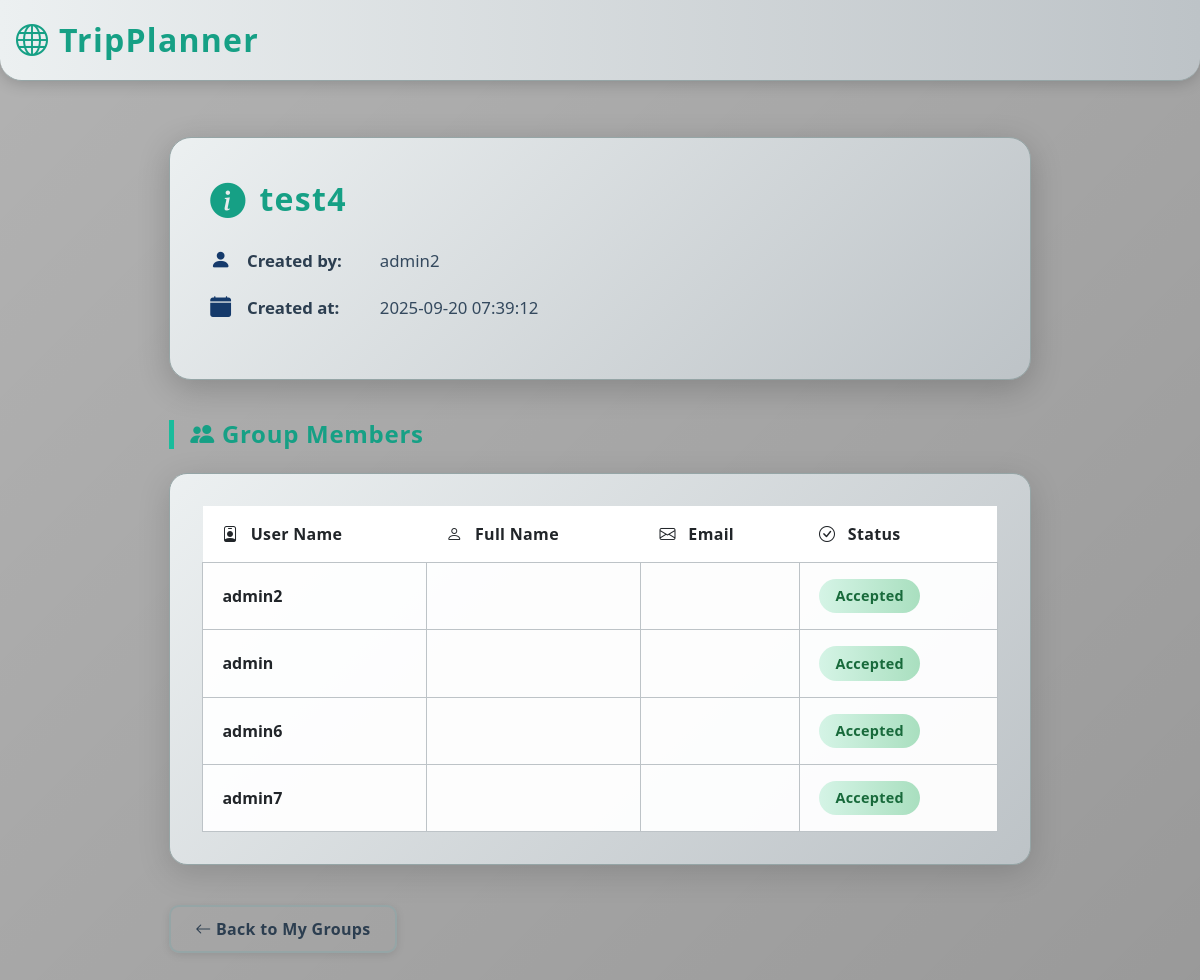
Page /group_info.php?group_id=18 (signed in) on the committed database.
### tables this page shows
CREATE TABLE `groups` (
  `id` int(11) NOT NULL,
  `group_name` varchar(100) NOT NULL,
  `creator` varchar(50) NOT NULL,
  `created_at` timestamp NOT NULL DEFAULT current_timestamp(),
  `country` varchar(100) DEFAULT NULL,
  `currency` varchar(50) DEFAULT NULL
);

CREATE TABLE `group_members` (
  `id` int(11) NOT NULL,
  `group_id` int(11) NOT NULL,
  `user_name` varchar(50) NOT NULL,
  `email` varchar(100) DEFAULT NULL,
  `full_name` varchar(100) DEFAULT NULL,
  `status` varchar(20) DEFAULT 'invited'
);

### group_info.php (the view, shortened to what this page needs)
 <?php
require_once 'db_connect.php';
$group_id = intval($_GET['group_id']);
$stmt = $conn->prepare('SELECT group_name, creator, created_at FROM groups WHERE id = ?');
$stmt->bind_param('i', $group_id);
$stmt->execute();
$stmt->bind_result($group_name, $creator, $created_at);
$memStmt = $conn->prepare('SELECT user_name, email, full_name, status FROM group_members WHERE group_id = ?');
$memStmt->bind_param('i', $group_id);
$memStmt->execute();
$memStmt->bind_result($user_name, $email, $full_name, $status);
$members = [];
while ($memStmt->fetch()) {
    $members[] = [
        'user_name' => $user_name,
        'email' => $email,
        'full_name' => $full_name,
        'status' => $status
    ];
}
?>
<!DOCTYPE html>
<html lang="en">
<head>
    <link href="https://cdn.jsdelivr.net/npm/bootstrap@5.3.0/dist/css/bootstrap.min.css" rel="stylesheet">
    <link href="https://cdn.jsdelivr.net/npm/bootstrap-icons@1.10.5/font/bootstrap-icons.css" rel="stylesheet">
</head>
<body>
    <nav class="navbar">
        <div class="container-fluid px-3">
            <a class="navbar-brand" href="dashboard.php"><i class="bi bi-globe"></i> TripPlanner</a>
        </div>
    </nav>
    <div class="container py-4">
    <div class="page-header">
        <h2><i class="bi bi-info-circle-fill"></i> <?php echo htmlspecialchars($group_name); ?></h2>
        <div class="info-row">
            <i class="bi bi-person-fill"></i>
            <strong>Created by:</strong>
            <span><?php echo htmlspecialchars($creator); ?></span>
        </div>
        <div class="info-row">
            <i class="bi bi-calendar-fill"></i>
            <strong>Created at:</strong>
            <span><?php echo htmlspecialchars($created_at); ?></span>
        </div>
    </div>
    <h3 class="block-title"><i class="bi bi-people-fill"></i> Group Members</h3>
    <?php if (count($members) > 0): ?>
        <div class="table-container">
            <div class="table-responsive">
                <table class="table">
                    <thead>
                        <tr>
                            <th><i class="bi bi-person-badge"></i> User Name</th>
                            <th><i class="bi bi-person"></i> Full Name</th>
                            <th><i class="bi bi-envelope"></i> Email</th>
                            <th><i class="bi bi-check-circle"></i> Status</th>
                        </tr>
                    </thead>
                    <tbody>
                        <?php foreach ($members as $m): ?>
                            <tr>
                                <td><strong><?php echo htmlspecialchars($m['user_name']); ?></strong></td>
                                <td><?php echo htmlspecialchars($m['full_name']); ?></td>
                                <td><?php echo htmlspecialchars($m['email']); ?></td>
                                <td>
                                    <?php
                                        if ($m['status'] === 'accepted') {
                                            echo '<span class="status-badge status-accepted">' . htmlspecialchars($m['status']) . '</span>';
                                        } elseif ($m['status'] === 'invited') {
                                            echo '<span class="status-badge status-invited">' . htmlspecialchars($m['status']) . '</span>';
                                        } else {
                                            echo '<span class="status-badge status-other">' . htmlspecialchars($m['status']) . '</span>';
                                        }
                                    ?>
                                </td>
                            </tr>
                        <?php endforeach; ?>
                    </tbody>
                </table>
            </div>
        </div>
    <?php endif; ?>
    <div class="button-group">
        <a href="group.php" class="btn btn-outline-secondary"><i class="bi bi-arrow-left"></i> Back to My Groups</a>
    </div>
</div>
</body>
</html>

### group_info.php (style rules this page uses)
body { background: linear-gradient(135deg, rgba(0, 0, 0, 0.3) 0%, rgba(0, 0, 0, 0.4) 100%), url('https://images.unsplash.com/photo-1506744038136-46273834b3fb?auto=format&fit=crop&w=1500&q=80') no-repeat center center fixed; background-size: cover; font-family: 'Segoe UI', 'Roboto', Arial, sans-serif; color: #2c3e50; min-height: 100vh; padding-bottom: 2rem; }
.navbar { background: linear-gradient(90deg, #ecf0f1 0%, #bdc3c7 100%); box-shadow: 0 2px 16px 0 rgba(0, 0, 0, 0.2); border-bottom: 1px solid #95a5a6; border-radius: 0 0 22px 22px; padding: 0.7rem 0; margin-bottom: 2rem; }
.navbar-brand { color: #16a085; font-weight: bold; font-size: 2rem; letter-spacing: 0.04em; }
.container { max-width: 900px; margin: 0 auto; padding: 0 1.2rem; }
.page-header { background: linear-gradient(135deg, #ecf0f1 0%, #bdc3c7 100%); border-radius: 22px; padding: 2.5rem; margin-bottom: 2.5rem; box-shadow: 0 8px 32px rgba(0, 0, 0, 0.2); border: 1px solid #95a5a6; }
.page-header h2 { color: #16a085; font-weight: 700; letter-spacing: 0.04em; margin-bottom: 1.5rem; display: flex; align-items: center; gap: 0.8rem; }
.page-header h2 i { font-size: 2.2rem; }
.info-row { display: flex; align-items: center; margin-bottom: 1rem; font-size: 1.05rem; gap: 0.8rem; }
.info-row i { color: #153a6bff; font-size: 1.3rem; min-width: 24px; }
.info-row strong { color: #2c3e50; font-weight: 600; min-width: 120px; }
.info-row span { color: #34495e; }
.block-title { font-size: 1.5rem; color: #16a085; margin-bottom: 1.5rem; margin-top: 2rem; border-left: 5px solid #1abc9c; padding-left: 1rem; font-weight: 700; letter-spacing: 0.03em; }
.table-container { background: linear-gradient(135deg, #ecf0f1 0%, #bdc3c7 100%); border-radius: 18px; padding: 2rem; margin-bottom: 2.5rem; box-shadow: 0 8px 32px rgba(0, 0, 0, 0.15); border: 1px solid #95a5a6; overflow: hidden; }
.table { margin-bottom: 0; border-collapse: collapse; }
.table thead { background: linear-gradient(90deg, #16a085 0%, #1abc9c 100%); color: #fff; }
.table thead th { border: none; padding: 1rem 1.2rem; font-weight: 700; letter-spacing: 0.02em; text-align: left; vertical-align: middle; }
.table thead th i { margin-right: 0.5rem; font-size: 1rem; }
.table tbody td { padding: 1rem 1.2rem; border: 1px solid #bdc3c7; background: rgba(255, 255, 255, 0.95); vertical-align: middle; }
.table tbody tr { transition: background 0.3s, transform 0.2s; }
.table tbody tr:last-child td { border-bottom: 1px solid #bdc3c7; }
.status-badge { display: inline-block; padding: 0.4rem 1rem; border-radius: 20px; font-weight: 600; font-size: 0.9rem; text-transform: capitalize; letter-spacing: 0.02em; }
.status-accepted { background: linear-gradient(90deg, #d5f4e6 0%, #a9dfbf 100%); color: #186a3b; }
.button-group { display: flex; gap: 1rem; margin-top: 2.5rem; flex-wrap: wrap; }
.btn { border-radius: 10px; font-weight: 600; letter-spacing: 0.02em; padding: 0.6rem 1.5rem; box-shadow: 0 2px 8px rgba(0, 0, 0, 0.1); transition: all 0.3s; border: none; }
.btn-outline-secondary { background: transparent; color: #2c3e50; border: 2px solid #95a5a6; }

### rows in the picture
groups: group_name "test4", creator "admin2", created_at "2025-09-20 07:39:12"
group_members: user_name "admin2", status "Accepted"
group_members: user_name "admin", status "Accepted"
group_members: user_name "admin6", status "Accepted"
group_members: user_name "admin7", status "Accepted"
